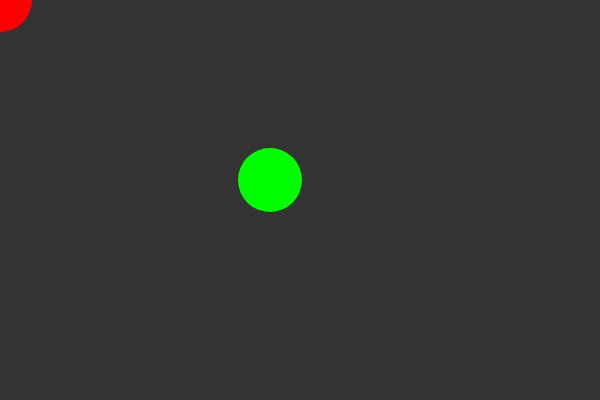
Frame 1 (no input)
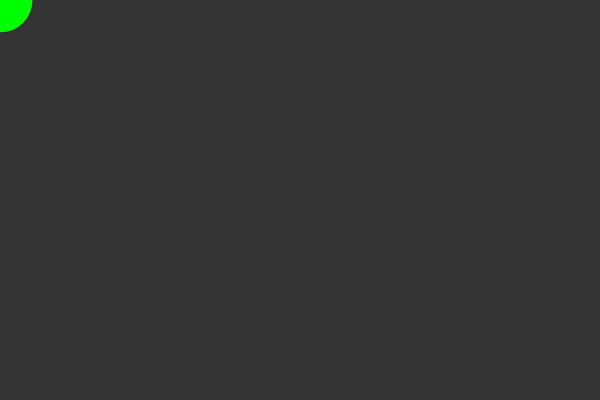
Frame 60 (no input)
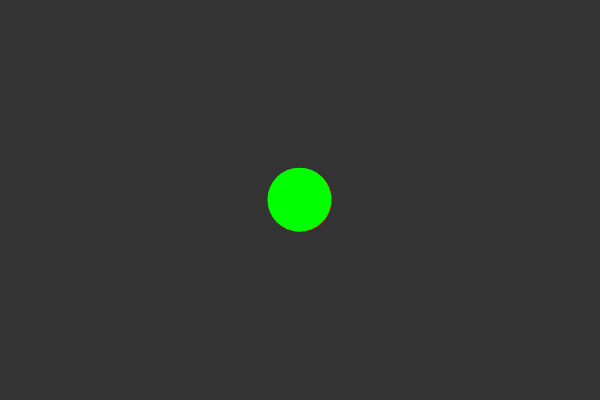
Frame 120 (the mouse pressed at the canvas centre since frame 60)

The p5.js sketch that drew these frames (run headless with seeded random() and noise() and a simulated clock; from frame 60 on, the mouse is pressed at the canvas centre):

// p5.js sketch
// ── sketch.js
var targetX = 300
var targetY = 200
var blobX = 300
var blobY = 200

var lerpV = 0.1

function setup() {
  createCanvas(600, 400)
}

function mouseMoved() {
  targetX = mouseX
  targetY = mouseY
}

function draw() {
  // if (100 > dist(blobX, blobY, targetX, targetY)) {
    
    blobX = lerp(blobX, targetX, lerpV)
    blobY = lerp(blobY, targetY, lerpV)
  // }
  
  background(51)
  noStroke()
  fill(2550, 0, 0, 255)
  ellipse(targetX, targetY, 64, 64)

  fill(0, 255, 0, 255)
  ellipse(blobX, blobY, 64, 64)
}
